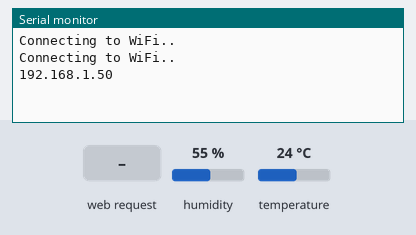
The sketch below on a simulated ESP32. Shown: the last lines printed to the serial monitor. The test bench sets the inputs (shaded band); at power-on: humidity 55 %, temperature 24 °C. WiFi joins after 1.5 s; servers stay silent unless stated; storage starts empty.

Above: at 3.2 s.
3.3 s: HTTP request GET /temperature received
At 4.5 s:
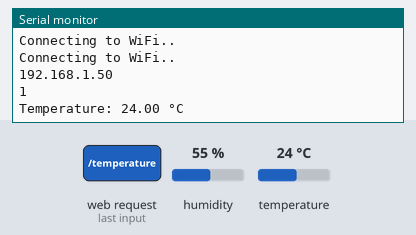
4.8 s: HTTP request GET /humidity received
At 6.0 s:
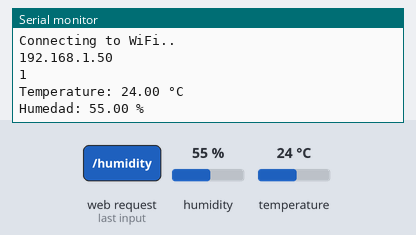
6.3 s: HTTP request GET /eart received
At 7.2 s:
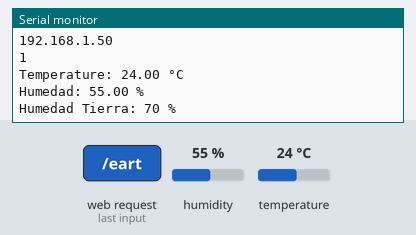

The sketch:

app.ino
```cpp
// Import required libraries
#include "WiFi.h"
#include "ESPAsyncWebServer.h"
#include <Adafruit_Sensor.h>
#include <DHT.h>
#include "SPIFFS.h"

const char *ssid = "sin_cobertura";
const char *password = "12345678";

const int dry = 3360;
const int wet = 1500;
const int pin_cap = 36;

#define DHTPIN 25
#define DHTTYPE DHT11 // DHT 11
DHT dht(DHTPIN, DHTTYPE);
AsyncWebServer server(80);


// -------------- Functions --------------
String readDHTTemperature()
{
    Serial.println(dht.read());

    float t = dht.readTemperature();
    if (isnan(t))
    {
        Serial.println("Failed to read from DHT sensor!");
        return "--";
    }
    else
    {
        Serial.println("Temperature: " + String(t) + " °C");
        return String(t);
    }
}

String readDHTHumidity()
{
    float h = dht.readHumidity();
    if (isnan(h))
    {
        Serial.println("Failed to read from DHT sensor!");
        return "--";
    }
    else
    {
        Serial.println("Humedad: " + String(h) + " %");
        return String(h);
    }
}

String leer_humedad_cap()
{
    int sensorVal = analogRead(pin_cap);
    int percentageHumididy = map(sensorVal,dry, wet, 0, 100);
    Serial.println("Humedad Tierra: " + String(percentageHumididy) + " %");
    return String(percentageHumididy);
}

String verificar()
{
    float tem = dht.readTemperature();
    float hum = dht.readHumidity();

    if (tem >= 25 && hum < 30)
    {
        return "1";
    }
    else if (tem < 20 && hum > 50) {
        return "2";
    }
    else
    {
        return "0";
    }
}

String processor(const String &var)
{
    if (var == "TEMPERATURE")
    {
        return readDHTTemperature();
    }
    else if (var == "HUMIDITY")
    {
        return readDHTHumidity();
    }
    else if (var == "HUMIDITYEART")
    {
        return leer_humedad_cap();
    }
    return String();
}

void setup()
{
    // Serial port for debugging purposes
    Serial.begin(115200);
    pinMode(pin_cap, INPUT);
    dht.begin();

    if (!SPIFFS.begin(true))
    {
        Serial.println("An Error has occurred while mounting SPIFFS");
        return;
    }
    // Connect to Wi-Fi
    WiFi.begin(ssid, password);
    while (WiFi.status() != WL_CONNECTED)
    {
        delay(1000);
        Serial.println("Connecting to WiFi..");
    }

    // Print ESP32 Local IP Address
    Serial.println(WiFi.localIP());

    // Route for root / web page
    server.on("/", HTTP_GET, [](AsyncWebServerRequest *request)
              { request->send(SPIFFS, "/index.html", String(), false, processor); });

    // Route to load style.css file
    server.on("/style.css", HTTP_GET, [](AsyncWebServerRequest *request)
              { request->send(SPIFFS, "/style.css", "text/css"); });

    server.on("/temperature", HTTP_GET, [](AsyncWebServerRequest *request)
              { request->send_P(200, "text/plain", readDHTTemperature().c_str()); });

    server.on("/humidity", HTTP_GET, [](AsyncWebServerRequest *request)
              { request->send_P(200, "text/plain", readDHTHumidity().c_str()); });

    server.on("/eart", HTTP_GET, [](AsyncWebServerRequest *request)
              { request->send_P(200, "text/plain", leer_humedad_cap().c_str()); });

    server.on("/verificar", HTTP_GET, [](AsyncWebServerRequest *request)
              { request->send_P(200, "text/plain", verificar().c_str()); });

    server.begin();
}

void loop()
{

}
```

Measured:
- after the input at 3.3 s, the serial monitor: prints a new line after 0.05 s (image 1)
- after the input at 4.8 s, the serial monitor: prints a new line at once (image 2)
- after the input at 6.3 s, the serial monitor: prints a new line at once (image 3)
